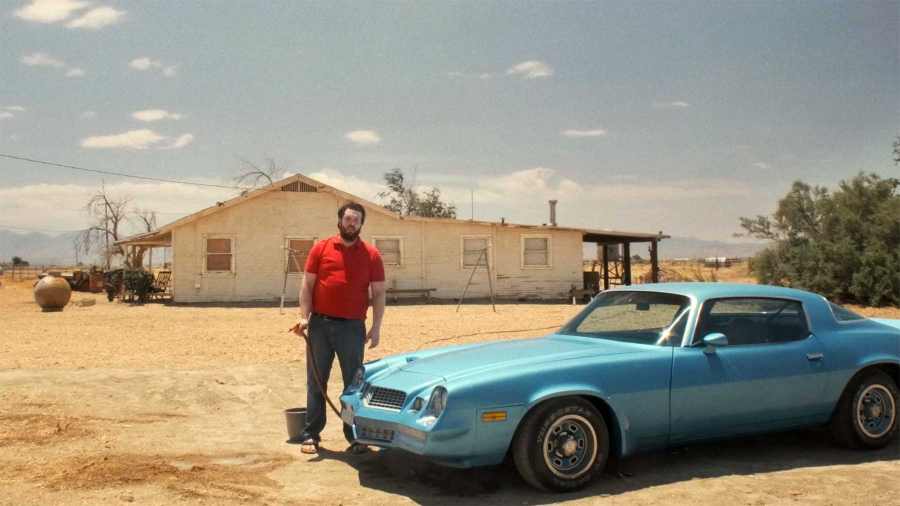
#> input picture car.jpg, 1800 x 1012 px, given in place of the camera (shown at 1/2 size)
$ python lesson32.py
#> lines starting #> are read from the running program, lines starting #| are printed output that depends on the picture; after the words box and inside, x2 and y2 are one past the last pixel; in counts of white or black regions, pixels touching at a corner belong together
# This program aligns a camera with a blue object of a specific shade
# by sending control commands through a UART pin.

import cv2
import numpy as np
import serial  # Import the serial library for UART communication

# Initialize serial communication with the UART port
ser = serial.Serial('/dev/ttyTHS0', 9600)

def nothing(x):
    pass  # Placeholder function for trackbar callbacks

# Create a window for trackbars and position it
cv2.namedWindow('Trackbars')
cv2.moveWindow('Trackbars', 1320, 0)

# Create trackbars to adjust the HSV range for blue object detection
cv2.createTrackbar('hueLower', 'Trackbars', 82, 179, nothing)
cv2.createTrackbar('hueUpper', 'Trackbars', 179, 179, nothing)
cv2.createTrackbar('hue2Lower', 'Trackbars', 82, 179, nothing)
cv2.createTrackbar('hue2Upper', 'Trackbars', 179, 179, nothing)
cv2.createTrackbar('satLow', 'Trackbars', 146, 255, nothing)
cv2.createTrackbar('satHigh', 'Trackbars', 255, 255, nothing)
cv2.createTrackbar('valLow', 'Trackbars', 64, 255, nothing)
cv2.createTrackbar('valHigh', 'Trackbars', 255, 255, nothing)

dispW = 640  # Display width
dispH = 480  # Display height
flip = 2  # Flip method for the camera (if using Pi Camera)

# Uncomment the lines below if using a Raspberry Pi Camera
# camSet = 'nvarguscamerasrc ! video/x-raw(memory:NVMM), width=3264, height=2464, format=NV12, framerate=21/1 ! nvvidconv flip-method=' + str(flip) + ' ! video/x-raw, width=' + str(dispW) + ', height=' + str(dispH) + ', format=BGRx ! videoconvert ! video/x-raw, format=BGR ! appsink'
# cam = cv2.VideoCapture(camSet)

# If using a USB webcam, uncomment the next line
# If it does not work, try changing '0' to '1'
cam = cv2.VideoCapture(0)
width = cam.get(cv2.CAP_PROP_FRAME_WIDTH)
height = cam.get(cv2.CAP_PROP_FRAME_HEIGHT)
print('width:', width, 'height:', height)  # Print camera resolution

# Initialize the pan variable
pan = 0

while True:
    ret, frame = cam.read()
#> frame is the input picture: shape (1012, 1800, 3); mean B, G, R 130.5, 146.8, 153.1
    if not ret:
        print("Failed to capture image")
        break  # Exit loop if image capture fails

    hsv = cv2.cvtColor(frame, cv2.COLOR_BGR2HSV)  # Convert frame to HSV color space
#> hsv: shape (1012, 1800, 3); mean H, S, V 49.7, 65.9, 162.1

    # Retrieve trackbar positions for HSV range
    hueLow = cv2.getTrackbarPos('hueLower', 'Trackbars')
    hueUp = cv2.getTrackbarPos('hueUpper', 'Trackbars')
    hue2Low = cv2.getTrackbarPos('hue2Lower', 'Trackbars')
    hue2Up = cv2.getTrackbarPos('hue2Upper', 'Trackbars')
    Ls = cv2.getTrackbarPos('satLow', 'Trackbars')
    Us = cv2.getTrackbarPos('satHigh', 'Trackbars')
    Lv = cv2.getTrackbarPos('valLow', 'Trackbars')
    Uv = cv2.getTrackbarPos('valHigh', 'Trackbars')

    # Define lower and upper bounds for blue color
    l_b = np.array([hueLow, Ls, Lv])
    u_b = np.array([hueUp, Us, Uv])
    l_b2 = np.array([hue2Low, Ls, Lv])
    u_b2 = np.array([hue2Up, Us, Uv])

    # Create masks for detecting blue objects within the specified HSV range
    FGmask = cv2.inRange(hsv, l_b, u_b)
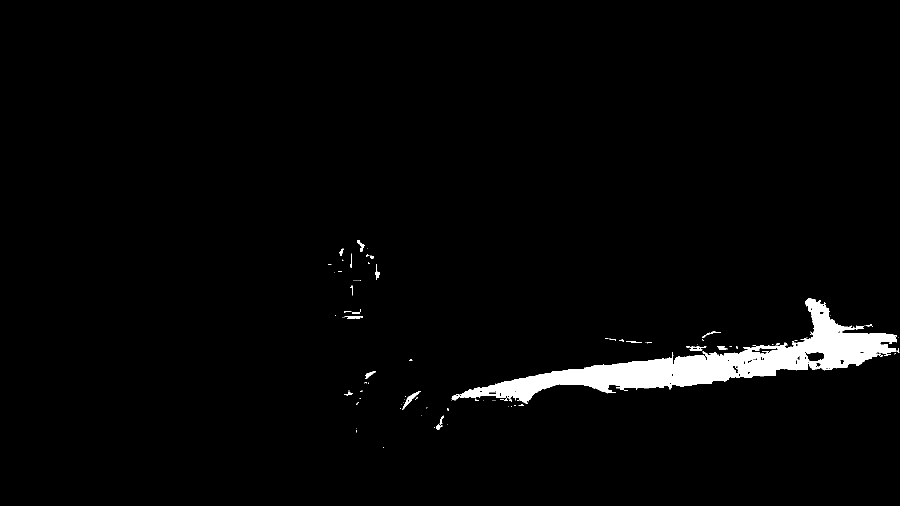
#> FGmask: shape (1012, 1800) (shown at 1/2 size); 2.5% white; 111 white regions (88 under 20 px)
    FGmask2 = cv2.inRange(hsv, l_b2, u_b2)
    FGmaskComp = cv2.add(FGmask, FGmask2)

    cv2.imshow('FGmaskComp', FGmaskComp)  # Display the combined mask
    cv2.moveWindow('FGmaskComp', 0, 530)  # Position the mask window

    contours, _ = cv2.findContours(FGmaskComp, cv2.RETR_EXTERNAL, cv2.CHAIN_APPROX_SIMPLE)
#> contours = 109 contours, 93 with area under 20; largest, box (x1, y1, x2, y2) and area: (903, 596, 1794, 808) 42758, (805, 782, 842, 820) 242, (1372, 692, 1413, 702) 109, (872, 831, 888, 859) 102, (731, 742, 752, 758) 100

    # If contours are found, process them
    if contours:
        for contour in contours:
            if cv2.contourArea(contour) > 1000:  # Filter out small contours
                x, y, w, h = cv2.boundingRect(contour)
                x, y, w, h = int(x), int(y), int(w), int(h)  # Ensure integer values for rectangle
                cv2.rectangle(frame, (x, y), (x + w, y + h), (255, 0, 0), 3)  # Draw rectangle around object
                objX = x + w / 2  # Calculate object's center X-coordinate
                errorPan = objX - width / 2  # Calculate error in pan
                print(f'ErrorPan: {errorPan}')  # Print error value for debugging
                if abs(errorPan) > 40:  # If the error is significant
                    pan = pan - errorPan / 100  # Adjust pan value
                    ser.write(f"{pan}\n".encode())  # Send pan value via UART
                    print(f"Sent: {pan}")  # Print the sent pan value
                break  # Process only the first large contour
#> this loop made 88 passes
#> (x, y, w, h, objX, errorPan, pan) on pass 88: (903, 596, 891, 212, 1348.5, 448.5, -4.49)
#> contour on passes 1 to 6: [[766, 894], [766, 895], [767, 895]], [[712, 861], [712, 863], [713, 864], [713, 861]], [[712, 857]], [[868, 855], [869, 855]], [[882, 851], [882, 852], [884, 852], [884, 851]], [[894, 849]]
#| ErrorPan: 448.5
#| Sent: -4.485
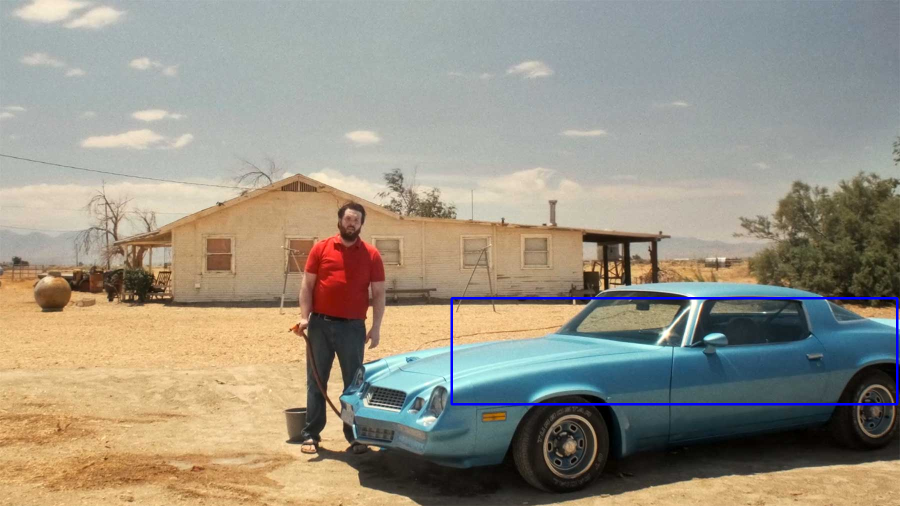
#> frame: shape (1012, 1800, 3) (shown at 1/2 size); 0.6% of pixels changed, all inside (x1, y1, x2, y2) = (901, 594, 1797, 811)
#> after the loop, pan = -4.49

    cv2.imshow('nanoCam', frame)  # Display the frame with detected object
    cv2.moveWindow('nanoCam', 0, 0)  # Position the video feed window

    if cv2.waitKey(1) == ord('q'):  # Exit loop if 'q' is pressed
#> (key q is pressed here)
        break

# Release the camera and close all OpenCV windows
cam.release()
cv2.destroyAllWindows()
ser.close()  # Close the serial port
